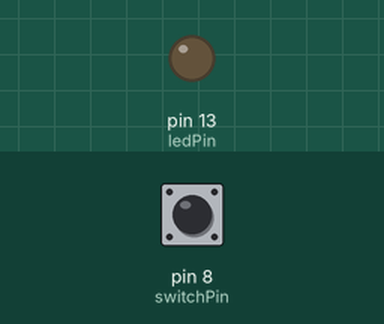
The sketch below on a simulated Arduino Uno, built with avr-gcc and run on an emulated ATmega328P. Shown: output pins drawn as LEDs (lit = HIGH). The test bench sets the inputs (shaded band); at power-on: pin 8 (switchPin) LOW.

Above: at 1.2 s.
1.3 s: pin 8 (switchPin) pulled HIGH for 0.15 s
At 1.37 s:
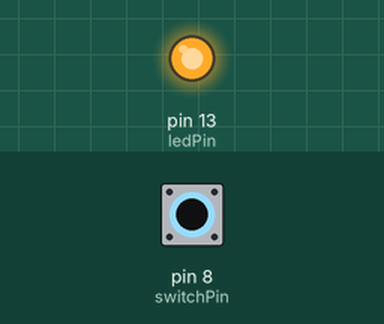
2.9 s: pin 8 (switchPin) pulled HIGH for 3.2 s
At 6.7 s:
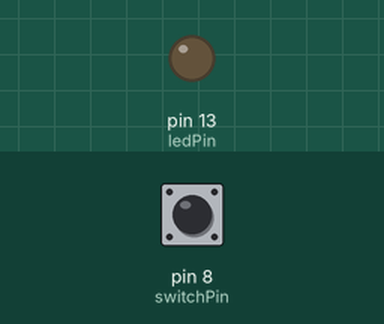
Timing chart, 0 to 8.2 s (numbered marks = the images above; inputs shaded):
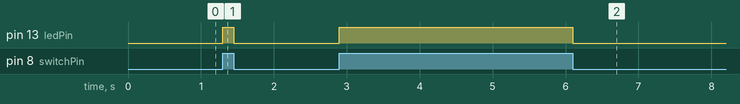

Measured:
- after the input at 1.3 s, pin 13 (ledPin): LOW → HIGH at once, → LOW 0.15 s later
- after the input at 2.9 s, pin 13 (ledPin): LOW → HIGH at once, → LOW 3.2 s later

The sketch:

switch1.ino
```cpp
/*
Arduino Tutorials
Episode 2
Switch1 Program
Written by: Jeremy Blum
Modified by: Group 06
*/

int switchPin = 8;
int ledPin = 13;

void setup()
{
  pinMode(switchPin, INPUT); // Button on/off state
  pinMode(ledPin, OUTPUT); // LED state
}

void loop()
{
  if (digitalRead(switchPin) == HIGH) // If button pressed
  {
    digitalWrite(ledPin, HIGH); // Turn LED on
  }
  else
  {
    digitalWrite(ledPin, LOW); // If button not pressed, LED off
  }
}
```
